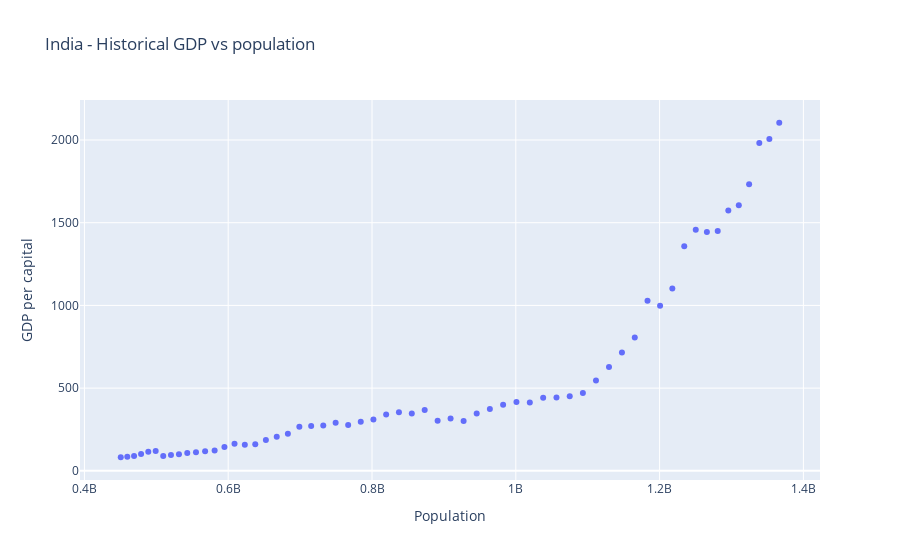

The cell this chart's notebook holds for it:
### Markdown cell above
## Line Charts

### Code cell
fig = go.Figure()

#Adding traces
fig.add_trace(go.Scatter(x=df['Population'], y = df['GDP_Per_Capital'],
                        mode = 'markers',
                        name = 'markers'))

#Add the layout
fig.update_layout(title_text = 'India - Historical GDP vs population',
                 xaxis = dict(
                     title='Population'
                 ),
                 yaxis = dict(
                     title = 'GDP per capital'
                 ))
fig.show()
